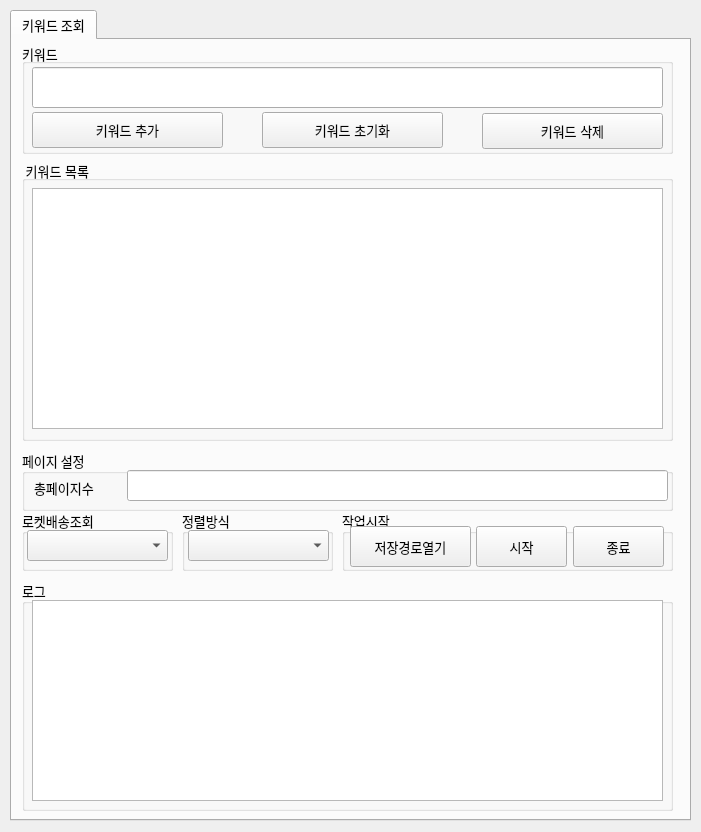
<?xml version="1.0" encoding="UTF-8"?>
<ui version="4.0">
 <class>MainWindow</class>
 <widget class="QMainWindow" name="MainWindow">
  <property name="geometry">
   <rect>
    <x>0</x>
    <y>0</y>
    <width>701</width>
    <height>832</height>
   </rect>
  </property>
  <property name="font">
   <font>
    <family>Malgun Gothic</family>
   </font>
  </property>
  <property name="windowTitle">
   <string>MainWindow</string>
  </property>
  <widget class="QWidget" name="centralwidget">
   <widget class="QTabWidget" name="tabWidget">
    <property name="geometry">
     <rect>
      <x>10</x>
      <y>10</y>
      <width>681</width>
      <height>811</height>
     </rect>
    </property>
    <property name="font">
     <font>
      <family>Malgun Gothic</family>
      <pointsize>10</pointsize>
     </font>
    </property>
    <property name="currentIndex">
     <number>0</number>
    </property>
    <widget class="QWidget" name="tab">
     <attribute name="title">
      <string>키워드 조회</string>
     </attribute>
     <widget class="QGroupBox" name="groupBox">
      <property name="geometry">
       <rect>
        <x>10</x>
        <y>3</y>
        <width>651</width>
        <height>111</height>
       </rect>
      </property>
      <property name="font">
       <font>
        <family>Arial</family>
        <pointsize>10</pointsize>
        <weight>50</weight>
        <bold>false</bold>
       </font>
      </property>
      <property name="title">
       <string>키워드 </string>
      </property>
      <widget class="QLineEdit" name="lineEdit">
       <property name="geometry">
        <rect>
         <x>10</x>
         <y>24</y>
         <width>631</width>
         <height>41</height>
        </rect>
       </property>
      </widget>
      <widget class="QPushButton" name="pushButton">
       <property name="geometry">
        <rect>
         <x>10</x>
         <y>69</y>
         <width>191</width>
         <height>36</height>
        </rect>
       </property>
       <property name="text">
        <string>키워드 추가</string>
       </property>
      </widget>
      <widget class="QPushButton" name="pushButton_2">
       <property name="geometry">
        <rect>
         <x>460</x>
         <y>70</y>
         <width>181</width>
         <height>36</height>
        </rect>
       </property>
       <property name="text">
        <string>키워드 삭제</string>
       </property>
      </widget>
      <widget class="QPushButton" name="pushButton_5">
       <property name="geometry">
        <rect>
         <x>240</x>
         <y>69</y>
         <width>181</width>
         <height>36</height>
        </rect>
       </property>
       <property name="text">
        <string>키워드 초기화</string>
       </property>
      </widget>
     </widget>
     <widget class="QGroupBox" name="groupBox_2">
      <property name="geometry">
       <rect>
        <x>10</x>
        <y>120</y>
        <width>651</width>
        <height>281</height>
       </rect>
      </property>
      <property name="font">
       <font>
        <family>Arial</family>
        <pointsize>10</pointsize>
        <weight>50</weight>
        <bold>false</bold>
       </font>
      </property>
      <property name="title">
       <string> 키워드 목록</string>
      </property>
      <widget class="QTableWidget" name="tableWidget">
       <property name="geometry">
        <rect>
         <x>10</x>
         <y>28</y>
         <width>631</width>
         <height>241</height>
        </rect>
       </property>
      </widget>
     </widget>
     <widget class="QGroupBox" name="groupBox_3">
      <property name="geometry">
       <rect>
        <x>10</x>
        <y>410</y>
        <width>651</width>
        <height>61</height>
       </rect>
      </property>
      <property name="title">
       <string>페이지 설정</string>
      </property>
      <widget class="QLineEdit" name="lineEdit_2">
       <property name="geometry">
        <rect>
         <x>105</x>
         <y>20</y>
         <width>541</width>
         <height>31</height>
        </rect>
       </property>
      </widget>
      <widget class="QLabel" name="label">
       <property name="geometry">
        <rect>
         <x>12</x>
         <y>22</y>
         <width>91</width>
         <height>31</height>
        </rect>
       </property>
       <property name="text">
        <string>총페이지수</string>
       </property>
      </widget>
     </widget>
     <widget class="QGroupBox" name="groupBox_4">
      <property name="geometry">
       <rect>
        <x>10</x>
        <y>470</y>
        <width>151</width>
        <height>61</height>
       </rect>
      </property>
      <property name="title">
       <string>로켓배송조회</string>
      </property>
      <widget class="QComboBox" name="comboBox">
       <property name="geometry">
        <rect>
         <x>5</x>
         <y>20</y>
         <width>141</width>
         <height>31</height>
        </rect>
       </property>
      </widget>
     </widget>
     <widget class="QGroupBox" name="groupBox_5">
      <property name="geometry">
       <rect>
        <x>170</x>
        <y>470</y>
        <width>151</width>
        <height>61</height>
       </rect>
      </property>
      <property name="title">
       <string>정렬방식</string>
      </property>
      <widget class="QComboBox" name="comboBox_2">
       <property name="geometry">
        <rect>
         <x>6</x>
         <y>20</y>
         <width>141</width>
         <height>31</height>
        </rect>
       </property>
      </widget>
     </widget>
     <widget class="QGroupBox" name="groupBox_6">
      <property name="geometry">
       <rect>
        <x>330</x>
        <y>470</y>
        <width>331</width>
        <height>61</height>
       </rect>
      </property>
      <property name="title">
       <string>작업시작</string>
      </property>
      <widget class="QToolButton" name="toolButton">
       <property name="geometry">
        <rect>
         <x>8</x>
         <y>16</y>
         <width>121</width>
         <height>41</height>
        </rect>
       </property>
       <property name="text">
        <string>저장경로열기</string>
       </property>
      </widget>
      <widget class="QPushButton" name="pushButton_3">
       <property name="geometry">
        <rect>
         <x>134</x>
         <y>16</y>
         <width>91</width>
         <height>41</height>
        </rect>
       </property>
       <property name="text">
        <string>시작</string>
       </property>
      </widget>
      <widget class="QPushButton" name="pushButton_4">
       <property name="geometry">
        <rect>
         <x>231</x>
         <y>16</y>
         <width>91</width>
         <height>41</height>
        </rect>
       </property>
       <property name="text">
        <string>종료</string>
       </property>
      </widget>
     </widget>
     <widget class="QGroupBox" name="groupBox_7">
      <property name="geometry">
       <rect>
        <x>10</x>
        <y>540</y>
        <width>651</width>
        <height>231</height>
       </rect>
      </property>
      <property name="title">
       <string>로그</string>
      </property>
      <widget class="QPlainTextEdit" name="plainTextEdit">
       <property name="geometry">
        <rect>
         <x>10</x>
         <y>20</y>
         <width>631</width>
         <height>201</height>
        </rect>
       </property>
      </widget>
     </widget>
    </widget>
   </widget>
  </widget>
 </widget>
 <resources/>
 <connections/>
</ui>
